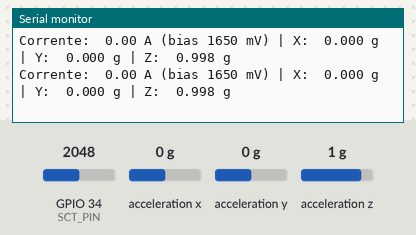
A sketch run on a simulated ESP32. On the bench: the last lines printed to the serial monitor. Wiring (inferred from the names in the program): ADXL345 accelerometer at I2C address 0x53. The test bench sets the inputs (shaded band); at power-on: acceleration x 0 g, acceleration y 0 g, acceleration z 1 g, GPIO 34 (SCT_PIN) = 2048 (analog values on the 0–4095 scale).

Above: at 4.6 s.
4.7 s: acceleration x set to -0.2 g
At 5.1 s:
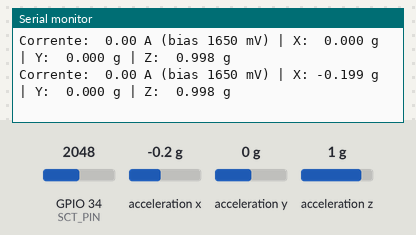
9.2 s: acceleration y set to -0.2 g
At 9.6 s:
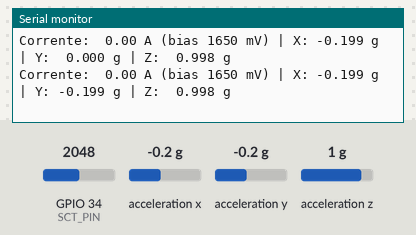
13.7 s: acceleration z set to 0.1 g
At 14.1 s:
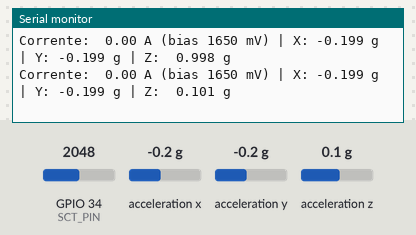
15.2 s: acceleration z set to -0.2 g
At 15.6 s:
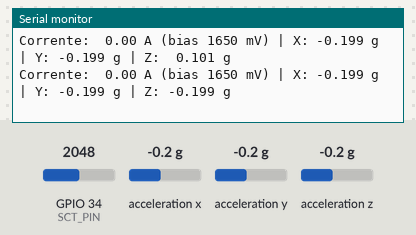

The sketch:

teste_adxl345_sct013.ino
```cpp
/*
  ADXL345 + SCT-013-020 no ESP32 (sem bibliotecas externas)

  Ligações (conforme seu diagrama):
    ADXL345 SDA -> GPIO21 | SCL -> GPIO22 | VCC -> 3.3V | GND -> GND
    SCT-013 (jack): Ring -> GPIO34, Tip -> ponto de bias (divisor 10K/10K + 10uF)

  SCT-013-020 = 20A : 1V (saída em tensão, já tem resistor de carga interno)
  Serial Monitor em 115200 baud.
*/

#include <Wire.h>

// ---------- Pinos ----------
#define SDA_PIN 21
#define SCL_PIN 22
#define SCT_PIN 34

// ---------- ADXL345 ----------
uint8_t ADXL_ADDR = 0x53;
#define REG_DEVID       0x00
#define REG_BW_RATE     0x2C
#define REG_POWER_CTL   0x2D
#define REG_DATA_FORMAT 0x31
#define REG_DATAX0      0x32
#define SCALE_G 0.0039f

// ---------- SCT-013 ----------
#define SCT_AMPS_PER_VOLT 20.0f   // SCT-013-020: 20A -> 1V
#define SCT_WINDOW_MS     200     // 200 ms = 12 ciclos de 60 Hz (10 de 50 Hz)
#define SCT_NOISE_FLOOR_A 0.05f   // abaixo disso considera 0 A

void writeReg(uint8_t reg, uint8_t val) {
  Wire.beginTransmission(ADXL_ADDR);
  Wire.write(reg);
  Wire.write(val);
  Wire.endTransmission();
}

uint8_t readReg(uint8_t reg) {
  Wire.beginTransmission(ADXL_ADDR);
  Wire.write(reg);
  Wire.endTransmission(false);
  Wire.requestFrom(ADXL_ADDR, (uint8_t)1);
  return Wire.available() ? Wire.read() : 0xFF;
}

bool readAccel(float &x, float &y, float &z) {
  Wire.beginTransmission(ADXL_ADDR);
  Wire.write(REG_DATAX0);
  if (Wire.endTransmission(false) != 0) return false;
  if (Wire.requestFrom(ADXL_ADDR, (uint8_t)6) != 6) return false;

  int16_t rx = Wire.read() | (Wire.read() << 8);
  int16_t ry = Wire.read() | (Wire.read() << 8);
  int16_t rz = Wire.read() | (Wire.read() << 8);

  x = rx * SCALE_G;
  y = ry * SCALE_G;
  z = rz * SCALE_G;
  return true;
}

// Mede corrente RMS (A). Também devolve o bias (offset DC) em mV para diagnóstico.
float readCurrentRMS(float &biasMv) {
  double sum = 0, sumSq = 0;
  uint32_t n = 0;
  uint32_t t0 = millis();

  while (millis() - t0 < SCT_WINDOW_MS) {
    double mv = analogReadMilliVolts(SCT_PIN);
    sum += mv;
    sumSq += mv * mv;
    n++;
  }

  double mean = sum / n;                       // componente DC (bias ~1650 mV)
  double var = (sumSq / n) - (mean * mean);    // variância = potência AC
  if (var < 0) var = 0;

  biasMv = mean;
  float vrms = sqrt(var) / 1000.0;             // Vrms em volts
  float irms = vrms * SCT_AMPS_PER_VOLT;
  return (irms < SCT_NOISE_FLOOR_A) ? 0.0f : irms;
}

void setup() {
  Serial.begin(115200);
  delay(1000);

  // ADC do SCT-013
  analogReadResolution(12);
  analogSetPinAttenuation(SCT_PIN, ADC_11db);  // faixa até ~3.3V

  // I2C / ADXL345
  Wire.begin(SDA_PIN, SCL_PIN);
  Wire.setClock(400000);

  uint8_t id = readReg(REG_DEVID);
  if (id != 0xE5) {
    ADXL_ADDR = 0x1D;
    id = readReg(REG_DEVID);
  }
  if (id != 0xE5) {
    Serial.println("ERRO: ADXL345 não respondeu (esperado 0xE5).");
    while (true) delay(1000);
  }
  Serial.printf("ADXL345 OK (0x%02X)\n", ADXL_ADDR);

  writeReg(REG_DATA_FORMAT, 0x08);  // full resolution, ±2g
  writeReg(REG_BW_RATE, 0x0A);      // 100 Hz
  writeReg(REG_POWER_CTL, 0x08);    // modo medição
}

void loop() {
  float biasMv;
  float corrente = readCurrentRMS(biasMv);   // leva 200 ms

  float x, y, z;
  bool okAccel = readAccel(x, y, z);

  Serial.printf("Corrente: %5.2f A (bias %4.0f mV) | ", corrente, biasMv);
  if (okAccel) {
    Serial.printf("X: %6.3f g | Y: %6.3f g | Z: %6.3f g\n", x, y, z);
  } else {
    Serial.println("falha leitura ADXL345");
  }

  delay(300);
}
```

Measured:
- the behaviour switches between 0 and -0.1 g on acceleration x (found by bisection; images 0 and 1)
- the behaviour switches between 0 and -0.1 g on acceleration y (found by bisection; images 1 and 2)
- the behaviour switches between 0 and -0.1 g on acceleration z (found by bisection; images 3 and 4)
- after the input at 4.7 s, the serial monitor: prints a new line at once (image 1)
- after the input at 9.2 s, the serial monitor: prints a new line at once (image 2)
- after the input at 13.7 s, the serial monitor: prints a new line at once (image 3)
- after the input at 15.2 s, the serial monitor: prints a new line at once (image 4)
